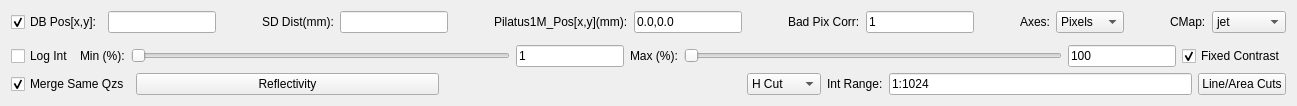
       <widget class="QWidget" name="apexTab">
        <attribute name="title">
         <string>Pilatus1M</string>
        </attribute>
        <layout class="QVBoxLayout" name="verticalLayout_8">
         <item>
          <layout class="QHBoxLayout" name="horizontalLayout_13">
           <item>
            <widget class="QCheckBox" name="gixSpecCheckBox">
             <property name="text">
              <string>DB Pos[x,y]:</string>
             </property>
             <property name="checked">
              <bool>true</bool>
             </property>
            </widget>
           </item>
           <item>
            <widget class="QLineEdit" name="gixDBPosLineEdit"/>
           </item>
           <item>
            <spacer name="horizontalSpacer_12">
             <property name="orientation">
              <enum>Qt::Horizontal</enum>
             </property>
             <property name="sizeHint" stdset="0">
              <size>
               <width>40</width>
               <height>20</height>
              </size>
             </property>
            </spacer>
           </item>
           <item>
            <widget class="QLabel" name="SDDistLabel">
             <property name="sizePolicy">
              <sizepolicy hsizetype="Fixed" vsizetype="Fixed">
               <horstretch>0</horstretch>
               <verstretch>0</verstretch>
              </sizepolicy>
             </property>
             <property name="text">
              <string>SD Dist(mm):</string>
             </property>
            </widget>
           </item>
           <item>
            <widget class="QLineEdit" name="gixSDDistLineEdit"/>
           </item>
           <item>
            <spacer name="horizontalSpacer_31">
             <property name="orientation">
              <enum>Qt::Horizontal</enum>
             </property>
             <property name="sizeHint" stdset="0">
              <size>
               <width>40</width>
               <height>20</height>
              </size>
             </property>
            </spacer>
           </item>
           <item>
            <widget class="QLabel" name="label_16">
             <property name="text">
              <string>Pilatus1M_Pos[x,y](mm):</string>
             </property>
            </widget>
           </item>
           <item>
            <widget class="QLineEdit" name="gixCcd_OffLineEdit">
             <property name="text">
              <string>0.0,0.0</string>
             </property>
            </widget>
           </item>
           <item>
            <spacer name="horizontalSpacer_13">
             <property name="orientation">
              <enum>Qt::Horizontal</enum>
             </property>
             <property name="sizeHint" stdset="0">
              <size>
               <width>40</width>
               <height>20</height>
              </size>
             </property>
            </spacer>
           </item>
           <item>
            <widget class="QLabel" name="label_21">
             <property name="text">
              <string>Bad Pix Corr:</string>
             </property>
            </widget>
           </item>
           <item>
            <widget class="QLineEdit" name="gixBPCfacLineEdit">
             <property name="text">
              <string>1</string>
             </property>
            </widget>
           </item>
           <item>
            <spacer name="horizontalSpacer_40">
             <property name="orientation">
              <enum>Qt::Horizontal</enum>
             </property>
             <property name="sizeHint" stdset="0">
              <size>
               <width>40</width>
               <height>20</height>
              </size>
             </property>
            </spacer>
           </item>
           <item>
            <widget class="QLabel" name="AxesLabel">
             <property name="sizePolicy">
              <sizepolicy hsizetype="Fixed" vsizetype="Fixed">
               <horstretch>0</horstretch>
               <verstretch>0</verstretch>
              </sizepolicy>
             </property>
             <property name="text">
              <string>Axes:</string>
             </property>
            </widget>
           </item>
           <item>
            <widget class="QComboBox" name="gixAxesComboBox">
             <item>
              <property name="text">
               <string>Pixels</string>
              </property>
             </item>
             <item>
              <property name="text">
               <string>Angles</string>
              </property>
             </item>
             <item>
              <property name="text">
               <string>Q</string>
              </property>
             </item>
            </widget>
           </item>
           <item>
            <spacer name="horizontalSpacer_14">
             <property name="orientation">
              <enum>Qt::Horizontal</enum>
             </property>
             <property name="sizeHint" stdset="0">
              <size>
               <width>40</width>
               <height>20</height>
              </size>
             </property>
            </spacer>
           </item>
           <item>
            <widget class="QLabel" name="label_4">
             <property name="sizePolicy">
              <sizepolicy hsizetype="Fixed" vsizetype="Fixed">
               <horstretch>0</horstretch>
               <verstretch>0</verstretch>
              </sizepolicy>
             </property>
             <property name="text">
              <string>CMap:</string>
             </property>
            </widget>
           </item>
           <item>
            <widget class="QComboBox" name="gixCMapComboBox">
             <item>
              <property name="text">
               <string>jet</string>
              </property>
             </item>
             <item>
              <property name="text">
               <string>gray</string>
              </property>
             </item>
             <item>
              <property name="text">
               <string>hot</string>
              </property>
             </item>
             <item>
              <property name="text">
               <string>summer</string>
              </property>
             </item>
             <item>
              <property name="text">
               <string>winter</string>
              </property>
             </item>
             <item>
              <property name="text">
               <string>spectral</string>
              </property>
             </item>
            </widget>
           </item>
          </layout>
         </item>
         <item>
          <widget class="Mpl2DWidget" name="gixMplWidget" native="true">
           <property name="sizePolicy">
            <sizepolicy hsizetype="Expanding" vsizetype="Expanding">
             <horstretch>0</horstretch>
             <verstretch>0</verstretch>
            </sizepolicy>
           </property>
          </widget>
         </item>
         <item>
          <layout class="QHBoxLayout" name="horizontalLayout_14">
           <item>
            <widget class="QCheckBox" name="gixLogIntCheckBox">
             <property name="sizePolicy">
              <sizepolicy hsizetype="Fixed" vsizetype="Fixed">
               <horstretch>0</horstretch>
               <verstretch>0</verstretch>
              </sizepolicy>
             </property>
             <property name="text">
              <string>Log Int</string>
             </property>
            </widget>
           </item>
           <item>
            <widget class="QLabel" name="MinLabel">
             <property name="sizePolicy">
              <sizepolicy hsizetype="Fixed" vsizetype="Fixed">
               <horstretch>0</horstretch>
               <verstretch>0</verstretch>
              </sizepolicy>
             </property>
             <property name="text">
              <string>Min (%):</string>
             </property>
            </widget>
           </item>
           <item>
            <widget class="QSlider" name="gixMinHorizontalSlider">
             <property name="orientation">
              <enum>Qt::Horizontal</enum>
             </property>
            </widget>
           </item>
           <item>
            <widget class="QLineEdit" name="gixMinLineEdit">
             <property name="sizePolicy">
              <sizepolicy hsizetype="Preferred" vsizetype="Fixed">
               <horstretch>0</horstretch>
               <verstretch>0</verstretch>
              </sizepolicy>
             </property>
             <property name="text">
              <string>1</string>
             </property>
            </widget>
           </item>
           <item>
            <widget class="QLabel" name="MaxLabel">
             <property name="sizePolicy">
              <sizepolicy hsizetype="Fixed" vsizetype="Fixed">
               <horstretch>0</horstretch>
               <verstretch>0</verstretch>
              </sizepolicy>
             </property>
             <property name="text">
              <string>Max (%):</string>
             </property>
            </widget>
           </item>
           <item>
            <widget class="QSlider" name="gixMaxHorizontalSlider">
             <property name="orientation">
              <enum>Qt::Horizontal</enum>
             </property>
            </widget>
           </item>
           <item>
            <widget class="QLineEdit" name="gixMaxLineEdit">
             <property name="sizePolicy">
              <sizepolicy hsizetype="Preferred" vsizetype="Fixed">
               <horstretch>0</horstretch>
               <verstretch>0</verstretch>
              </sizepolicy>
             </property>
             <property name="text">
              <string>100</string>
             </property>
            </widget>
           </item>
           <item>
            <widget class="QCheckBox" name="gixFixConCheckBox">
             <property name="sizePolicy">
              <sizepolicy hsizetype="Fixed" vsizetype="Fixed">
               <horstretch>0</horstretch>
               <verstretch>0</verstretch>
              </sizepolicy>
             </property>
             <property name="text">
              <string>Fixed Contrast</string>
             </property>
             <property name="checked">
              <bool>true</bool>
             </property>
            </widget>
           </item>
          </layout>
         </item>
         <item>
          <layout class="QHBoxLayout" name="horizontalLayout_15">
           <item>
            <widget class="QCheckBox" name="gixMergeSameQzCheckBox">
             <property name="text">
              <string>Merge Same Qzs</string>
             </property>
             <property name="checked">
              <bool>true</bool>
             </property>
            </widget>
           </item>
           <item>
            <widget class="QPushButton" name="gixRefPushButton">
             <property name="sizePolicy">
              <sizepolicy hsizetype="Expanding" vsizetype="Fixed">
               <horstretch>0</horstretch>
               <verstretch>0</verstretch>
              </sizepolicy>
             </property>
             <property name="text">
              <string>Reflectivity</string>
             </property>
            </widget>
           </item>
           <item>
            <spacer name="horizontalSpacer_22">
             <property name="orientation">
              <enum>Qt::Horizontal</enum>
             </property>
             <property name="sizeHint" stdset="0">
              <size>
               <width>40</width>
               <height>20</height>
              </size>
             </property>
            </spacer>
           </item>
           <item>
            <widget class="QComboBox" name="gixCutDirComboBox">
             <item>
              <property name="text">
               <string>H Cut</string>
              </property>
             </item>
             <item>
              <property name="text">
               <string>V Cut</string>
              </property>
             </item>
             <item>
              <property name="text">
               <string>Qz Cut</string>
              </property>
             </item>
             <item>
              <property name="text">
               <string>Qxy Cut</string>
              </property>
             </item>
            </widget>
           </item>
           <item>
            <widget class="QLabel" name="label_12">
             <property name="text">
              <string>Int Range:</string>
             </property>
            </widget>
           </item>
           <item>
            <widget class="QLineEdit" name="gixIntRangeLineEdit">
             <property name="text">
              <string>1:1024</string>
             </property>
            </widget>
           </item>
           <item>
            <widget class="QPushButton" name="gixLineAreaPushButton">
             <property name="text">
              <string>Line/Area Cuts</string>
             </property>
            </widget>
           </item>
          </layout>
         </item>
        </layout>
       </widget>
